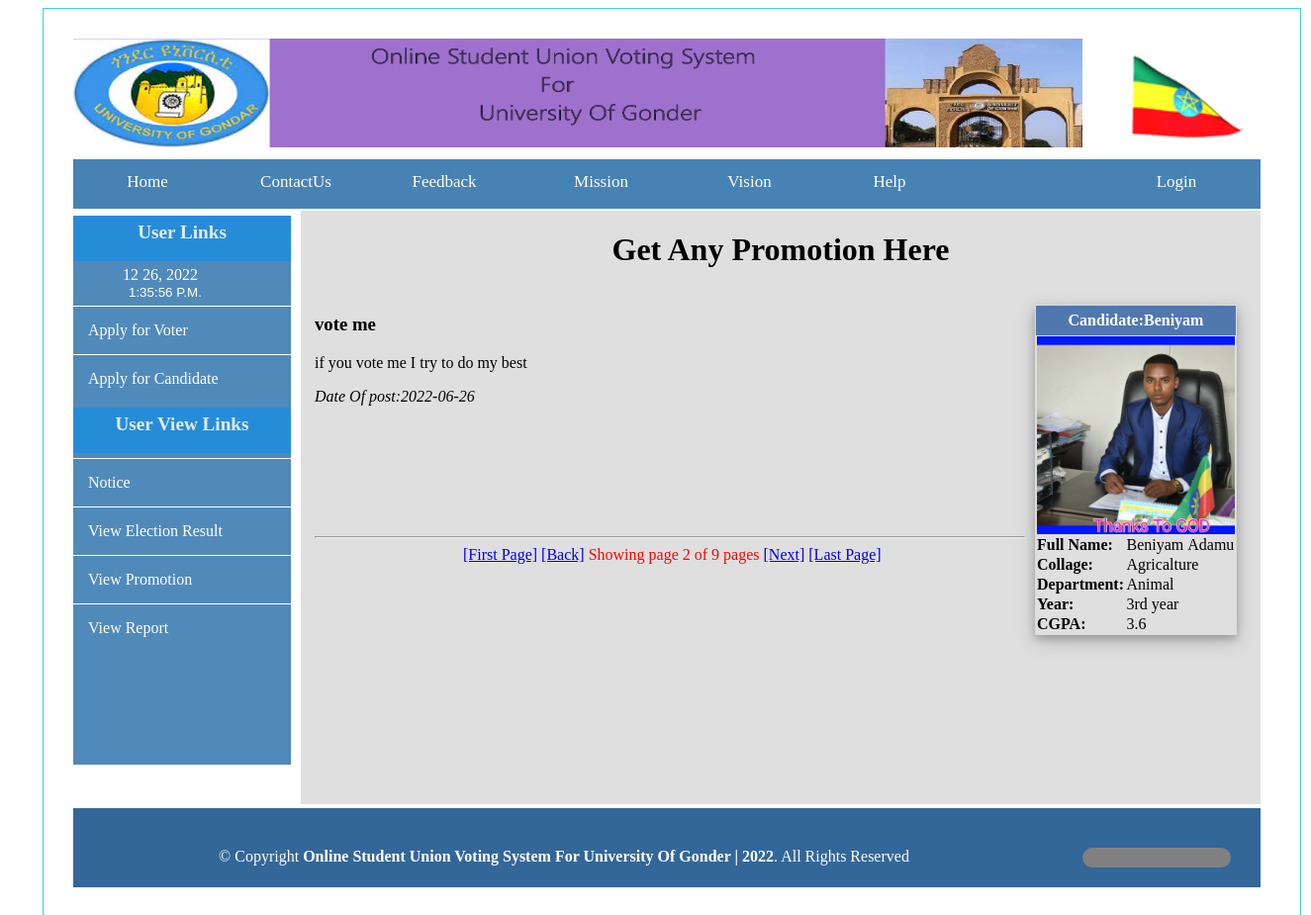
Screenshot of /View_Promotion.php?page=2 with the database file from the repository.
### tables this page shows
CREATE TABLE `promotion` (
  `pid` int(11) NOT NULL AUTO_INCREMENT,
  `Dates` date DEFAULT NULL,
  `Ex_Dates` date DEFAULT NULL,
  `Title` varchar(200) DEFAULT NULL,
  `Content` longtext,
  `userid` varchar(20) DEFAULT NULL,
  PRIMARY KEY (`pid`)
);

CREATE TABLE `account` (
  `userid` int(11) NOT NULL AUTO_INCREMENT,
  `fname` varchar(20) DEFAULT NULL,
  `lname` varchar(20) DEFAULT NULL,
  `sex` varchar(10) DEFAULT NULL,
  `age` int(11) DEFAULT NULL,
  `username` varchar(15) NOT NULL,
  `password` varchar(100) NOT NULL,
  `role` varchar(30) DEFAULT NULL,
  `status` int(11) DEFAULT NULL,
  `photo` longtext,
  `requestid` varchar(20) NOT NULL,
  PRIMARY KEY (`userid`),
  UNIQUE KEY `username` (`username`)
);

CREATE TABLE `requesttable` (
  `Student_ID` varchar(30) NOT NULL,
  `fname` varchar(15) NOT NULL,
  `lname` varchar(15) NOT NULL,
  `sex` varchar(10) NOT NULL,
  `age` int(11) NOT NULL,
  `collage` varchar(30) NOT NULL,
  `department` varchar(30) NOT NULL,
  `year` varchar(10) NOT NULL,
  `cgpa` float NOT NULL,
  `username` varchar(30) NOT NULL,
  `password` longtext NOT NULL,
  `requesttype` varchar(20) NOT NULL,
  `votestatus` varchar(20) NOT NULL,
  `photo` longtext NOT NULL,
  `approved` varchar(20) NOT NULL,
  `date` datetime NOT NULL,
  PRIMARY KEY (`Student_ID`)
);

### View_Promotion.php (the view, shortened to what this page needs)
<html>
<head>
<link  href="css/allcss.css" rel="stylesheet" type="text/css"/>
</head>
<body>
<div id="container">
		<div id="header">
		<?php
		include("headerhome.php");
	   ?>
		</div>
		<div id="menu">
		<?php
		include("menu.php");
		?>
	</div>
				<div id="leftside">
						<?php
						include("homesidemenu.php");
					   ?>
				</div>
				<div id="content">
				<?php include("popuplogin.php");?>
<fieldset style="border: none; height: auto;">
<legend align="center"><H1>Get Any Promotion Here</H1> </legend>
	  <?php
$rowsPerPage = 1;
if(isset($_GET['page']))
{
$pageNum= $_GET['page'];
}
else
$pageNum = 1;
$previousRows =($pageNum - 1) * $rowsPerPage;
    $sql=mysql_query("select * from promotion ORDER BY dates ASC LIMIT $previousRows, $rowsPerPage");
	$row=mysql_num_rows($sql);
	if($row>0)
	{
	while($a=mysql_fetch_array($sql))
	{
	$uid=$a["userid"];
	$title=$a['Title'];
	$content=$a['Content'];
	$date=$a['Dates'];
	 $sql1=mysql_query("select * from account where userid='$uid'");
	$row1=mysql_num_rows($sql1);
	if($row1>0)
	{
					while($info = mysql_fetch_array($sql1))
					{
					$username=$info['username'];
					$photo=$info['photo'];
					$fn=$info['fname'];
					$ln=$info['lname'];
		$query=mysql_query("select * from requesttable where username='$username' and requesttype='Candidate'");
	$rowselected=mysql_num_rows($query);
	if($rowselected>0)
	{
	while($rowsel = mysql_fetch_array($query))
					{
					$collage=$rowsel['collage'];
					$dept=$rowsel['department'];
					$yr=$rowsel['year'];
					$cgpa=$rowsel['cgpa'];
					}
					}
					else
					print "not found!";
					}
					?>
  <div style="margin: 10px;float: right;border:1px Solid #dadcdc;
					 box-shadow: 0 4px 8px 0 rgba(0, 0, 0, 0.2), 0 6px 20px 0 rgba(0, 0, 0, 0.19);">
					<table cellspacing="0">
						<tr  style="background-color: #5078af;height: 30px;color: #fff;"><th colspan="2">
						<label>Candidate:<?php echo ''.$fn.'';?></label></th></tr>
						<tr><td colspan="2"><center><?php echo "<img src='$photo' height=200>"?></center></td></tr>
						<tr><td><b>Full Name:</b></td><td><?php echo ''.$fn.'&nbsp;'.$ln.'';?></td></tr>
						<tr><td><b>Collage:</b></td><td><?php  echo ''.$collage.''; ?></td></tr>
						<tr><td><b>Department:</b></td><td><?php echo ''.$dept.''; ?></td></tr>
						<tr><td><b>Year:</b></td><td><?php echo ''.$yr.'&nbsp;year'; ?></td></tr>
						<tr><td><b>CGPA:</b></td><td><?php echo ''.$cgpa.''; ?></td></tr>
					</table>
					</div>
<?php
		echo "<h3> $title </h3><p> $content</p><p><i>Date Of post:$date </i></p>";
		}
	}
			$query = "SELECT COUNT(pid) AS numrows FROM promotion WHERE pid!=''";
			$result = mysql_query($query) or die('Error, couldn\'t get count title=\"$page\"').mysql_error();
			$row = mysql_fetch_assoc($result);
			$numrows = $row['numrows'];
			$lastPage = ceil($numrows/$rowsPerPage);
			$phpself = $_SERVER['PHP_SELF'];
					if ($pageNum > 1)
					{
					$page = $pageNum - 1;
					$prev = " <a href=\"$phpself?page=$page\" title=\"Page $page\">[Back]</a> ";
					$first = " <a href=\"$phpself?page=1\" title=\"Page 1\">[First Page]</a> ";
					}
					else
					{
					$prev = ' [Back] ';
					$first = ' [First Page] ';
					}
					if ($pageNum < $lastPage)
					{
					$page = $pageNum + 1;
					$next = " <a href=\"$phpself?page=$page\" title=\"Page $page\">[Next]</a> ";
					$last = " <a href=\"$phpself?page=$lastPage\" title=\"Page $lastPage\">[Last Page]</a> ";
					}
					else
					{
					$next = ' [Next] ';
					$last = ' [Last Page] ';
					}
		echo "<br><br><br><br><br><br><hr><span style='color:  red;margin-left:150px;'>". $first . $prev . " Showing page <bold>$pageNum</bold> of <bold>$lastPage</bold> pages " . $next . $last."</span>";
	}
else echo "<div id ='error'> There is no new/recent Promotion!.</div>";
?>
</fieldset>
		    </div>
		<div id="footer">
			<?php
			include("footer.php");
			?>
	</div>
	</div>
</body>
</html>

### css/allcss.css (style rules this page uses)
body { background-size: cover; background-color: #fff; }
#header { height: 110px; width: 1200px; border: 5px; }
#container { padding-bottom: 30px; padding-top: 30px; padding-left: 30px; margin-left: 35px; height: auto; width: 1240px; background-color: #fff; border:1px Solid #42cde6; display:block; margin-bottom: 20px; }
#leftside { background-color: #508abb; width: 220px; height: 550px; float: left; margin-top: 10px; }
#content { background-color: #dfdfdf; width: 970px; height: 600px; margin-left: 230px; margin-top: 7px; overflow-x: hidden; overflow-y: hidden; }
#footer { margin-top: -12px; width: 1200px; height: 80px; background-color: #336699; }
#menu { margin-top: 5px; height: 50px; width: 1200px; text-align: center; margin: 2px auto; BACKGROUND-COLOR:#4682B4 ; float: left; line-height: 45px; }

### View_Promotion.php (style rules this page uses)
#content { background-color: #dfdfdf; width: 970px; height: 600px; margin-left: 230px; margin-top: 7px; overflow-x: hidden; overflow-y: hidden; }

### rows the page displays
promotion: userid.fname "Beniyam", userid.photo (picture), userid.lname "Adamu", requesttable.collage "Agricalture", requesttable.department "Animal", requesttable.year "3rd", requesttable.cgpa "3.6", Title "vote me", Content "if you vote me I try to do my best", Dates "2022-06-26"

### other values shown
$pageNum "2"
$lastPage "9"
